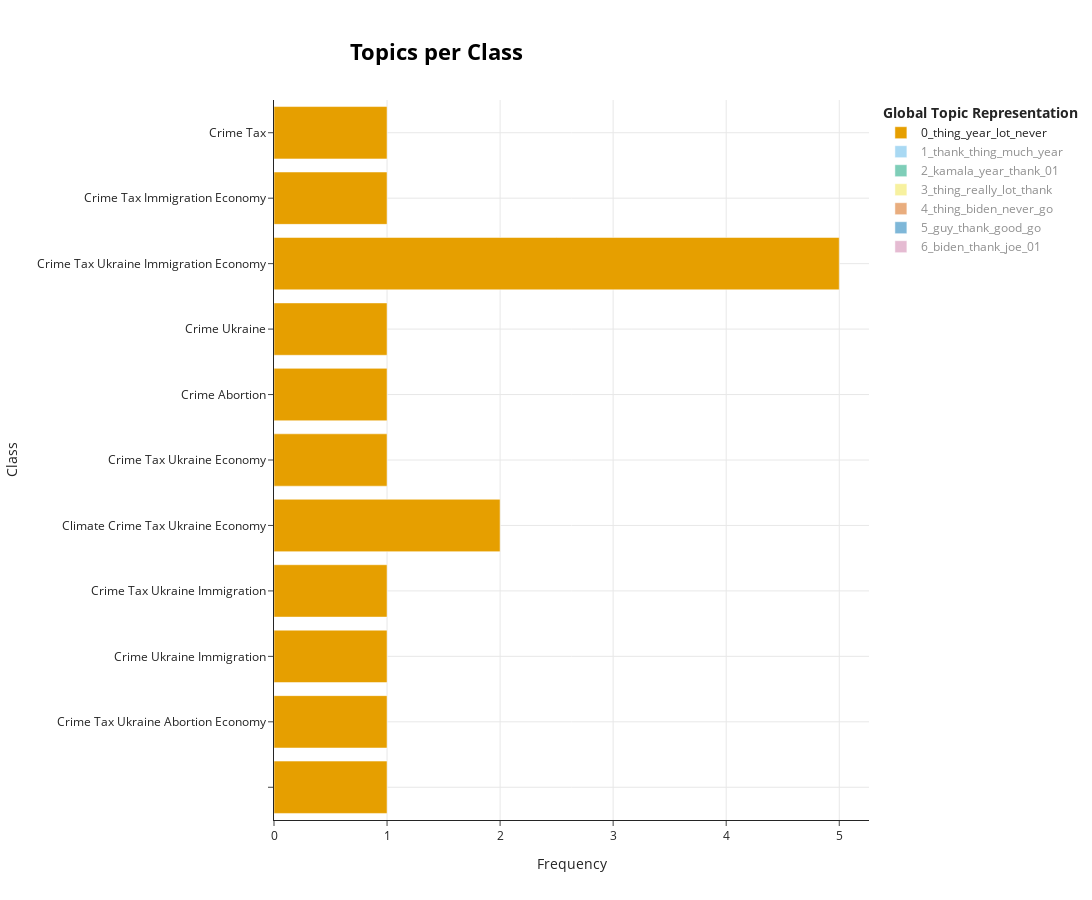

Write notebook code for a chart like this one.
### Code cell
topics_per_class = bert_model.topics_per_class(docs=df['processed_speech'], classes=df['covered_campaign_topics'].apply(lambda x: ' '.join(x)))
bert_model.visualize_topics_per_class(topics_per_class, top_n_topics=20)

### Figure 1 — Plotly figure (JSON) as saved in the notebook; plotly's stock layout.template omitted (floating-point values rounded to 4 significant figures)
{"data": [{"hoverinfo": "text", "hovertext": ["<b>Topic 0</b><br>Words: plant, auto, thank, inaudible, 00", "<b>Topic 0</b><br>Words: thing, lot, well, yeah, way", "<b>Topic 0</b><br>Words: bill, union, case, teamster, never", "<b>Topic 0</b><br>Words: company, tariff, way, thing, year", "<b>Topic 0</b><br>Words: thing, job, lot, never, year", "<b>Topic 0</b><br>Words: thing, go, come, let, bad", "<b>Topic 0</b><br>Words: black, case, family, well, thing", "<b>Topic 0</b><br>Words: case, judge, story, thing, never", "<b>Topic 0</b><br>Words: year, thing, lot, good, never", "<b>Topic 0</b><br>Words: 01, come, thank, time, thing", "<b>Topic 0</b><br>Words: case, testify, thing, legal, ever"], "marker": {"color": "#E69F00"}, "name": "0_thing_year_lot_never", "orientation": "h", "type": "bar", "visible": true, "x": [1, 1, 1, 1, 2, 1, 1, 1, 5, 1, 1], "y": ["", "Crime Tax Ukraine Abortion Economy", "Crime Ukraine Immigration", "Crime Tax Ukraine Immigration", "Climate Crime Tax Ukraine Economy", "Crime Tax Ukraine Economy", "Crime Abortion", "Crime Ukraine", "Crime Tax Ukraine Immigration Economy", "Crime Tax Immigration Economy", "Crime Tax"]}, {"hoverinfo": "text", "hovertext": ["<b>Topic 1</b><br>Words: vote, make, go, thing, year", "<b>Topic 1</b><br>Words: thank, year, guard, much, never", "<b>Topic 1</b><br>Words: israel, jewish, thank, thing, much", "<b>Topic 1</b><br>Words: thank, thing, good, love, much", "<b>Topic 1</b><br>Words: crime, much, thank, thing, police", "<b>Topic 1</b><br>Words: thank, border, joe, biden, take", "<b>Topic 1</b><br>Words: thank, biden, back, much, thing", "<b>Topic 1</b><br>Words: thank, 01, much, lot, never", "<b>Topic 1</b><br>Words: thing, year, thank, go, president"], "marker": {"color": "#56B4E9"}, "name": "1_thank_thing_much_year", "orientation": "h", "type": "bar", "visible": "legendonly", "x": [1, 1, 1, 1, 1, 1, 1, 1, 1], "y": ["Crime Healthcare Tax Ukraine Abortion Immigration Economy", "Crime Healthcare Tax Ukraine Economy", "Tax Ukraine Immigration Economy", "Crime Tax Ukraine Economy", "Crime Tax Economy", "Climate Crime Healthcare Tax Ukraine Immigration Economy", "Climate Crime Tax Ukraine Immigration Economy", "Crime Tax Ukraine Immigration Economy", "Crime Tax Ukraine Abortion Immigration Economy"]}, {"hoverinfo": "text", "hovertext": ["<b>Topic 2</b><br>Words: border, go, kamala, never, thank", "<b>Topic 2</b><br>Words: 02, thank, good, go, kamala", "<b>Topic 2</b><br>Words: 01, border, kamala, thank, year", "<b>Topic 2</b><br>Words: new, back, tax, kamala, year", "<b>Topic 2</b><br>Words: kamala, job, year, border, harris", "<b>Topic 2</b><br>Words: 01, tax, kamala, year, good", "<b>Topic 2</b><br>Words: kamala, back, year, thank, job"], "marker": {"color": "#009E73"}, "name": "2_kamala_year_thank_01", "orientation": "h", "type": "bar", "visible": "legendonly", "x": [1, 1, 1, 1, 1, 1, 3], "y": ["Crime Tax Ukraine Abortion Economy", "Crime Healthcare Tax Ukraine Economy", "Crime Healthcare Tax Ukraine Immigration Economy", "Climate Crime Healthcare Tax Ukraine Economy", "Crime Healthcare Tax Ukraine Abortion Economy", "Climate Crime Tax Ukraine Immigration Economy", "Crime Tax Ukraine Immigration Economy"]}, {"hoverinfo": "text", "hovertext": ["<b>Topic 3</b><br>Words: thank, teamster, much, thing, good", "<b>Topic 3</b><br>Words: much, time, good, really, thank", "<b>Topic 3</b><br>Words: thing, lot, really, year, go", "<b>Topic 3</b><br>Words: thank, really, lot, much, thing"], "marker": {"color": "#F0E442"}, "name": "3_thing_really_lot_thank", "orientation": "h", "type": "bar", "visible": "legendonly", "x": [1, 1, 3, 1], "y": ["Tax", "Tax Ukraine", "Crime Tax Ukraine Economy", "Crime Tax Ukraine"]}, {"hoverinfo": "text", "hovertext": ["<b>Topic 4</b><br>Words: thing, go, biden, never, good", "<b>Topic 4</b><br>Words: thing, never, ever, go, biden", "<b>Topic 4</b><br>Words: biden, never, thing, 01, go"], "marker": {"color": "#D55E00"}, "name": "4_thing_biden_never_go", "orientation": "h", "type": "bar", "visible": "legendonly", "x": [1, 1, 2], "y": ["Crime Healthcare Tax Ukraine Economy", "Crime Healthcare Tax Ukraine Immigration Economy", "Crime Tax Ukraine Economy"]}, {"hoverinfo": "text", "hovertext": ["<b>Topic 5</b><br>Words: thank, much, carolina, love, really", "<b>Topic 5</b><br>Words: guy, kamala, big, pennsylvania, lot", "<b>Topic 5</b><br>Words: guy, go, much, good, thank", "<b>Topic 5</b><br>Words: american, good, back, guy, thank"], "marker": {"color": "#0072B2"}, "name": "5_guy_thank_good_go", "orientation": "h", "type": "bar", "visible": "legendonly", "x": [1, 1, 1, 1], "y": ["", "Crime Healthcare Tax Ukraine Immigration Economy", "Crime Tax Ukraine Economy", "Crime Tax Ukraine Immigration Economy"]}, {"hoverinfo": "text", "hovertext": ["<b>Topic 6</b><br>Words: thank, biden, never, joe, year", "<b>Topic 6</b><br>Words: biden, joe, thank, thing, 01", "<b>Topic 6</b><br>Words: 01, biden, ever, joe, good"], "marker": {"color": "#CC79A7"}, "name": "6_biden_thank_joe_01", "orientation": "h", "type": "bar", "visible": "legendonly", "x": [2, 1, 1], "y": ["Crime Healthcare Tax Ukraine Immigration Economy", "Climate Crime Healthcare Tax Ukraine Immigration Economy", "Crime Tax Ukraine Abortion Immigration Economy"]}], "layout": {"height": 900, "hoverlabel": {"bgcolor": "white", "font": {"family": "Rockwell", "size": 16}}, "legend": {"title": {"text": "<b>Global Topic Representation"}}, "title": {"font": {"color": "Black", "size": 22}, "text": "<b>Topics per Class</b>", "x": 0.4, "xanchor": "center", "y": 0.95, "yanchor": "top"}, "width": 1250, "xaxis": {"showgrid": true, "title": {"text": "Frequency"}}, "yaxis": {"showgrid": true, "title": {"text": "Class"}}}}
